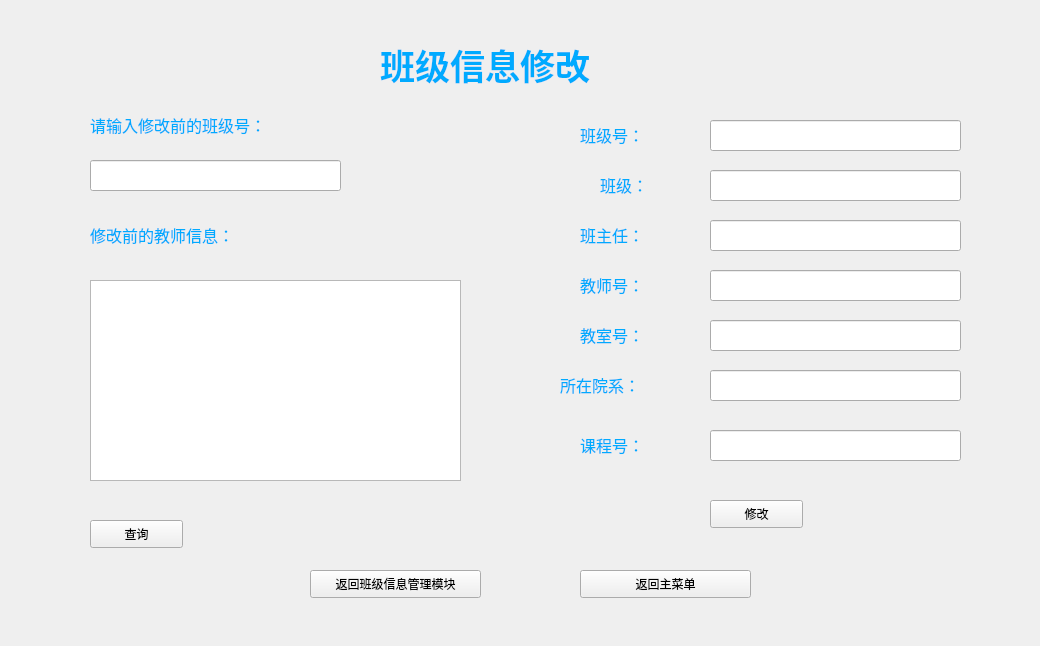
<?xml version="1.0" encoding="UTF-8"?>
<ui version="4.0">
 <class>Class_change</class>
 <widget class="QWidget" name="Class_change">
  <property name="geometry">
   <rect>
    <x>0</x>
    <y>0</y>
    <width>1040</width>
    <height>646</height>
   </rect>
  </property>
  <property name="windowTitle">
   <string>班级信息修改</string>
  </property>
  <property name="styleSheet">
   <string notr="true">background-image: url(:D:/PyQt/2.png);</string>
  </property>
  <widget class="QLabel" name="label">
   <property name="geometry">
    <rect>
     <x>380</x>
     <y>0</y>
     <width>661</width>
     <height>131</height>
    </rect>
   </property>
   <property name="text">
    <string>&lt;html&gt;&lt;head/&gt;&lt;body&gt;&lt;p&gt;&lt;span style=&quot; font-size:26pt; font-weight:600; color:#00aaff;&quot;&gt;班级信息修改&lt;/span&gt;&lt;/p&gt;&lt;/body&gt;&lt;/html&gt;</string>
   </property>
  </widget>
  <widget class="QLabel" name="label_2">
   <property name="geometry">
    <rect>
     <x>580</x>
     <y>110</y>
     <width>211</width>
     <height>51</height>
    </rect>
   </property>
   <property name="text">
    <string>&lt;html&gt;&lt;head/&gt;&lt;body&gt;&lt;p&gt;&lt;span style=&quot; font-size:12pt; color:#00aaff;&quot;&gt;班级号：&lt;/span&gt;&lt;/p&gt;&lt;/body&gt;&lt;/html&gt;</string>
   </property>
  </widget>
  <widget class="QLineEdit" name="lineEdit">
   <property name="geometry">
    <rect>
     <x>710</x>
     <y>120</y>
     <width>251</width>
     <height>31</height>
    </rect>
   </property>
   <property name="text">
    <string/>
   </property>
  </widget>
  <widget class="QLabel" name="label_3">
   <property name="geometry">
    <rect>
     <x>600</x>
     <y>160</y>
     <width>211</width>
     <height>51</height>
    </rect>
   </property>
   <property name="text">
    <string>&lt;html&gt;&lt;head/&gt;&lt;body&gt;&lt;p&gt;&lt;span style=&quot; font-size:12pt; color:#00aaff;&quot;&gt;班级：&lt;/span&gt;&lt;/p&gt;&lt;/body&gt;&lt;/html&gt;</string>
   </property>
  </widget>
  <widget class="QPushButton" name="pushButton">
   <property name="geometry">
    <rect>
     <x>710</x>
     <y>500</y>
     <width>93</width>
     <height>28</height>
    </rect>
   </property>
   <property name="text">
    <string>修改</string>
   </property>
  </widget>
  <widget class="QPushButton" name="pushButton_2">
   <property name="geometry">
    <rect>
     <x>310</x>
     <y>570</y>
     <width>171</width>
     <height>28</height>
    </rect>
   </property>
   <property name="text">
    <string>返回班级信息管理模块</string>
   </property>
  </widget>
  <widget class="QPushButton" name="pushButton_3">
   <property name="geometry">
    <rect>
     <x>580</x>
     <y>570</y>
     <width>171</width>
     <height>28</height>
    </rect>
   </property>
   <property name="text">
    <string>返回主菜单</string>
   </property>
  </widget>
  <widget class="QLabel" name="label_4">
   <property name="geometry">
    <rect>
     <x>580</x>
     <y>210</y>
     <width>211</width>
     <height>51</height>
    </rect>
   </property>
   <property name="text">
    <string>&lt;html&gt;&lt;head/&gt;&lt;body&gt;&lt;p&gt;&lt;span style=&quot; font-size:12pt; color:#00aaff;&quot;&gt;班主任：&lt;/span&gt;&lt;/p&gt;&lt;/body&gt;&lt;/html&gt;</string>
   </property>
  </widget>
  <widget class="QLabel" name="label_5">
   <property name="geometry">
    <rect>
     <x>580</x>
     <y>260</y>
     <width>211</width>
     <height>51</height>
    </rect>
   </property>
   <property name="text">
    <string>&lt;html&gt;&lt;head/&gt;&lt;body&gt;&lt;p&gt;&lt;span style=&quot; font-size:12pt; color:#00aaff;&quot;&gt;教师号：&lt;/span&gt;&lt;/p&gt;&lt;/body&gt;&lt;/html&gt;</string>
   </property>
  </widget>
  <widget class="QLabel" name="label_6">
   <property name="geometry">
    <rect>
     <x>580</x>
     <y>310</y>
     <width>211</width>
     <height>51</height>
    </rect>
   </property>
   <property name="text">
    <string>&lt;html&gt;&lt;head/&gt;&lt;body&gt;&lt;p&gt;&lt;span style=&quot; font-size:12pt; color:#00aaff;&quot;&gt;教室号：&lt;/span&gt;&lt;/p&gt;&lt;/body&gt;&lt;/html&gt;</string>
   </property>
  </widget>
  <widget class="QLabel" name="label_7">
   <property name="geometry">
    <rect>
     <x>560</x>
     <y>360</y>
     <width>211</width>
     <height>51</height>
    </rect>
   </property>
   <property name="text">
    <string>&lt;html&gt;&lt;head/&gt;&lt;body&gt;&lt;p&gt;&lt;span style=&quot; font-size:12pt; color:#00aaff;&quot;&gt;所在院系：&lt;/span&gt;&lt;/p&gt;&lt;/body&gt;&lt;/html&gt;</string>
   </property>
  </widget>
  <widget class="QLabel" name="label_9">
   <property name="geometry">
    <rect>
     <x>580</x>
     <y>420</y>
     <width>211</width>
     <height>51</height>
    </rect>
   </property>
   <property name="text">
    <string>&lt;html&gt;&lt;head/&gt;&lt;body&gt;&lt;p&gt;&lt;span style=&quot; font-size:12pt; color:#00aaff;&quot;&gt;课程号：&lt;/span&gt;&lt;/p&gt;&lt;/body&gt;&lt;/html&gt;</string>
   </property>
  </widget>
  <widget class="QLineEdit" name="lineEdit_2">
   <property name="geometry">
    <rect>
     <x>710</x>
     <y>170</y>
     <width>251</width>
     <height>31</height>
    </rect>
   </property>
   <property name="text">
    <string/>
   </property>
  </widget>
  <widget class="QLineEdit" name="lineEdit_3">
   <property name="geometry">
    <rect>
     <x>710</x>
     <y>220</y>
     <width>251</width>
     <height>31</height>
    </rect>
   </property>
   <property name="text">
    <string/>
   </property>
  </widget>
  <widget class="QLineEdit" name="lineEdit_5">
   <property name="geometry">
    <rect>
     <x>710</x>
     <y>320</y>
     <width>251</width>
     <height>31</height>
    </rect>
   </property>
   <property name="text">
    <string/>
   </property>
  </widget>
  <widget class="QLineEdit" name="lineEdit_6">
   <property name="geometry">
    <rect>
     <x>710</x>
     <y>370</y>
     <width>251</width>
     <height>31</height>
    </rect>
   </property>
   <property name="text">
    <string/>
   </property>
  </widget>
  <widget class="QLabel" name="label_8">
   <property name="geometry">
    <rect>
     <x>90</x>
     <y>100</y>
     <width>241</width>
     <height>51</height>
    </rect>
   </property>
   <property name="text">
    <string>&lt;html&gt;&lt;head/&gt;&lt;body&gt;&lt;p&gt;&lt;span style=&quot; font-size:12pt; color:#00aaff;&quot;&gt;请输入修改前的班级号：&lt;/span&gt;&lt;/p&gt;&lt;/body&gt;&lt;/html&gt;</string>
   </property>
  </widget>
  <widget class="QLineEdit" name="lineEdit_4">
   <property name="geometry">
    <rect>
     <x>710</x>
     <y>270</y>
     <width>251</width>
     <height>31</height>
    </rect>
   </property>
   <property name="text">
    <string/>
   </property>
  </widget>
  <widget class="QLabel" name="label_10">
   <property name="geometry">
    <rect>
     <x>90</x>
     <y>210</y>
     <width>211</width>
     <height>51</height>
    </rect>
   </property>
   <property name="text">
    <string>&lt;html&gt;&lt;head/&gt;&lt;body&gt;&lt;p&gt;&lt;span style=&quot; font-size:12pt; color:#00aaff;&quot;&gt;修改前的教师信息：&lt;/span&gt;&lt;/p&gt;&lt;/body&gt;&lt;/html&gt;</string>
   </property>
  </widget>
  <widget class="QPushButton" name="pushButton_4">
   <property name="geometry">
    <rect>
     <x>90</x>
     <y>520</y>
     <width>93</width>
     <height>28</height>
    </rect>
   </property>
   <property name="text">
    <string>查询</string>
   </property>
  </widget>
  <widget class="QTextEdit" name="textEdit">
   <property name="geometry">
    <rect>
     <x>90</x>
     <y>280</y>
     <width>371</width>
     <height>201</height>
    </rect>
   </property>
   <property name="readOnly">
    <bool>true</bool>
   </property>
  </widget>
  <widget class="QLineEdit" name="lineEdit_7">
   <property name="geometry">
    <rect>
     <x>710</x>
     <y>430</y>
     <width>251</width>
     <height>31</height>
    </rect>
   </property>
   <property name="text">
    <string/>
   </property>
  </widget>
  <widget class="QLineEdit" name="lineEdit_8">
   <property name="geometry">
    <rect>
     <x>90</x>
     <y>160</y>
     <width>251</width>
     <height>31</height>
    </rect>
   </property>
   <property name="text">
    <string/>
   </property>
  </widget>
 </widget>
 <resources/>
 <connections/>
</ui>
